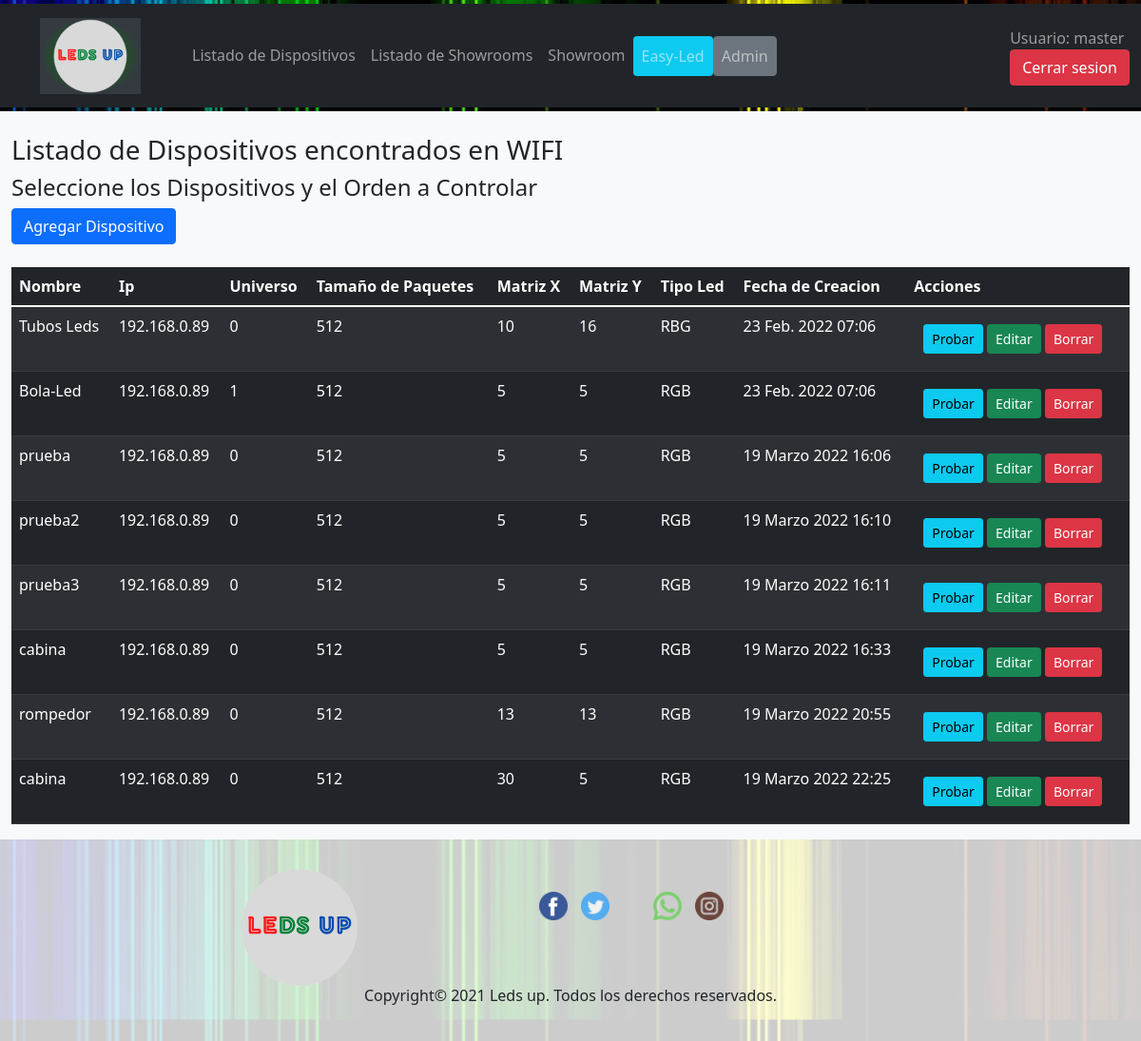
The page /ledsup/lista_dispositivos/ (signed in) on the database as committed earlier.
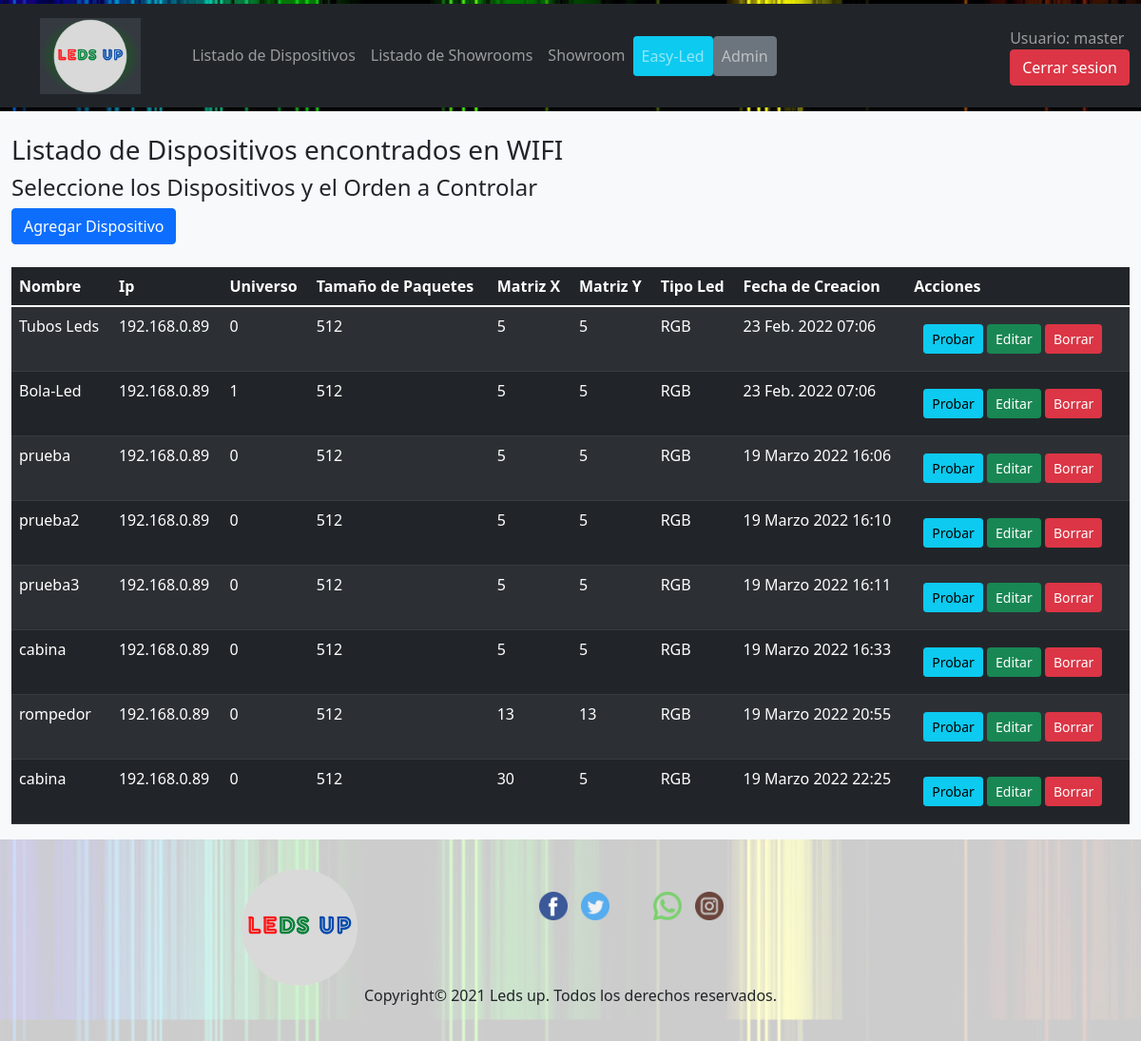
The same page on the database as committed later.
### ledsup/models.py (models this page shows, shortened)
class Dispositivo(models.Model):
    TIPO_LED = [
        ('RGB', 'RGB'),
        ('RBG', 'RBG'),
        ('BRG', 'BRG'),
        ('BGR', 'BGR'),
        ('GRB', 'GRB'),
        ('GBR', 'GBR')
    ]
    usuario = models.ForeignKey(User, on_delete=models.CASCADE)
    nombre_dispositivo = models.CharField(max_length=100)
    numero_ip = models.CharField(max_length=15)
    universo = models.PositiveSmallIntegerField(default=0)
    tamano_paquetes = models.PositiveSmallIntegerField(default=512)
    matriz_x = models.PositiveSmallIntegerField(default=5, validators=[MinValueValidator(5), MaxValueValidator(34)])
    matriz_y = models.PositiveSmallIntegerField(default=5, validators=[MinValueValidator(5), MaxValueValidator(34)])
    fecha_creacion = models.DateTimeField('Fecha de creacion', default=timezone.now)
    patch = models.TextField(max_length=600, default='Sin patch')
    tipo_led = models.CharField(choices=TIPO_LED, max_length=5, default='RGB')

### ledsup/views.py (the view)
# urls.py: path('lista_dispositivos/', views.ListDispositivosPage.as_view(), name='lista_dispositivos'),
class ListDispositivosPage(LoginRequiredMixin, generic.ListView):
    template_name = 'ledsup/lista_dispositivos.html'
    context_object_name = 'listadoDispositivos'
    def get_queryset(self):
        return Dispositivo.objects.get_queryset().filter(
            usuario__email__exact=self.request.user.email)

### web/context_processors.py (called while the page is built)
def get_current_year_to_context(request):
    current_datetime = datetime.datetime.now()
    return {
        'current_year': current_datetime.year
    }

### ledsup/templates/ledsup/lista_dispositivos.html (shortened to what this page needs)
{% extends "ledsup/base_generic.html" %}
{% block content %}
    <div class="container-fluid bg-light">
        {% if user.is_authenticated %}
            <br>
            <h3>Listado de Dispositivos encontrados en WIFI</h3>
            <h4>Seleccione los Dispositivos y el Orden a Controlar</h4>
            <div class="justify-content-end">
                <a class="btn btn-primary" href=" {% url 'ledsup:crear_dispositivo' %}">Agregar Dispositivo </a>
            </div>
            <br>
        {% endif %}
        <div class="table-responsive">
            <table class="table table-dark table-striped">
                <thead>
                    <tr>
                        <th scope="col">Nombre</th>
                        <th scope="col">Ip</th>
                        <th scope="col">Universo</th>
                        <th scope="col">Tamaño de Paquetes</th>
                        <th scope="col">Matriz X</th>
                        <th scope="col">Matriz Y</th>
                        <th scope="col">Tipo Led</th>
                        <th scope="col">Fecha de Creacion</th>
                        <th scope="col">Acciones</th>
                    </tr>
                </thead>
                <tbody>
                        {% for dispositivo in listadoDispositivos %}
                            <tr>
                                <td>{{ dispositivo.nombre_dispositivo }}</td>
                                <td>{{ dispositivo.numero_ip }}</td>
                                <td>{{ dispositivo.universo }}</td>
                                <td>{{ dispositivo.tamano_paquetes }}</td>
                                <td>{{ dispositivo.matriz_x }}</td>
                                <td>{{ dispositivo.matriz_y }}</td>
                                <td>{{ dispositivo.tipo_led }}</td>
                                <td>{{ dispositivo.fecha_creacion }}</td>
                                <td>
                                    <div class="btn-group">
                                        <form action="{% url 'ledsup:probar' %}" method="post">
                                            <button type="submit" class="btn btn-info btn-sm">Probar</button>
                                            <a class="btn btn-success btn-sm" href="{% url 'ledsup:editar_dispositivo' dispositivo.id %}">Editar</a>
                                            <a class="btn btn-danger btn-sm" href="{% url 'ledsup:eliminar_dispositivo' dispositivo.id %}">Borrar</a>
                                        </form>
                                    </div>
                                </td>
                            </tr>
                        {% endfor %}
                </tbody>
            </table>
        </div>
    </div>
{% endblock %}

### ledsup/templates/ledsup/base_generic.html (shortened to what this page needs)
<!DOCTYPE html>
<html lang="en">
  <head>
    {% load static %}
    {% include "ledsup/partials/css.html" %}
  </head>
  <body>
  {% include "ledsup/partials/header.html" %}
  {% block content %}{% endblock %}
  {% include "ledsup/partials/footer.html" %}
  </body>
</html>

### ledsup/templates/ledsup/partials/css.html (shortened to what this page needs)
{% load static %}
    <link rel="stylesheet" type="text/css" href="{% static 'ledsup/css/style.css' %}">
    <link rel="stylesheet" href="{% static 'ledsup/VenoBox/venobox/venobox.css' %}" type="text/css" media="screen" />
    <link href="https://cdn.jsdelivr.net/npm/bootstrap@5.1.3/dist/css/bootstrap.min.css" rel="stylesheet">

### ledsup/templates/ledsup/partials/header.html (shortened to what this page needs)
{% load static %}
      <header class="site-header sticky-top py-1">
        <nav class="navbar justify-content-between navbar-expand-lg navbar-dark bg-dark">
            <div class="container-fluid">
                <a class="navbar-brand" href="#">
                    <img src="{% static 'ledsup/imagenes/iconos/logo.png' %}" id="imagenLogo" alt="logo" class="logoRojo d-inline-block align-text-top"/>
                </a>
                <div class="collapse navbar-collapse" id="navbarScroll">
                    <ul class="navbar-nav mr-auto">
                        <li class="nav-item">
                            <a class="nav-link" href="{% url 'ledsup:lista_dispositivos' %}">
                                Listado de Dispositivos
                            </a>
                        </li>
                        <li class="nav-item">
                            <a class="nav-link" href="{% url 'ledsup:lista_showroom' %}">
                                Listado de Showrooms
                            </a>
                        </li>
                        <li class="nav-item">
                            <a class="nav-link" href="{% url 'ledsup:showroom' %}">
                                Showroom
                            </a>
                        </li>
                        <li class="nav-item">
                            <a class="nav-link bg-info btn" href="{% url 'web:index' %}">
                                Easy-Led
                            </a>
                        </li>
                        {% if user.is_authenticated and user.is_staff %}
                            <li class="nav-item">
                                <a class="nav-link btn-secondary btn" href="{% url 'admin:index' %}">
                                    Admin
                                </a>
                            </li>
                        {% endif %}
                    </ul>
                </div>
                <div class="top-right">
                    {% if user.is_authenticated %}
                        <span class="navbar-text">
                            Usuario: {{ user.get_username }}
                        </span>
                        <br>
                        <a href="{% url 'logout'%}?next={{request.path}}" class="btn btn-danger">Cerrar sesion</a>
                    {% else %}
                        <a href="{% url 'login'%}?next={{request.path}}" class="btn btn-primary">Iniciar sesion</a>
                    {% endif %}
                </div>
            </div>
        </nav>
    </header>

### ledsup/templates/ledsup/partials/footer.html
{% load static %}
<footer>
    <div class="container-fluid">
        <div class="row">
            <div class="offset-2 col-md-2 col-4">
                <img src="{% static 'ledsup/imagenes/iconos/logo.png' %}" class="rounded-circle img-fluid" alt="logo">
            </div>
            <div class="col-md-8 col-10">
                <div class="row redesSociales">
                    <div class="offset-2 col-md-2 col-5">
                            <a href=""><img src="{% static 'ledsup/imagenes/iconos/facebook.png' %}" alt="facebook" class="iconosFooter img-fluid"></a>
                            <a href=""><img src="{% static 'ledsup/imagenes/iconos/gorjeo.png' %}" alt="twitter" class="iconosFooter img-fluid"></a>
                    </div>
                    <div class="col-md-2 col-5">
                            <a href=""><img src="{% static 'ledsup/imagenes/iconos/whatsapp.png' %}" alt="whatsapp" class="iconosFooter img-fluid"></a>
                            <a href=""><img src="{% static 'ledsup/imagenes/iconos/instagram.png' %}" alt="instagram" class="iconosFooter img-fluid"></a>
                    </div>
                </div>
            </div>
        </div>
        <div class="row">
            <div class="col-12">
                <h6 class="text-center">Copyright© 2021 Leds up. Todos los derechos reservados.</h6>
            </div>
        </div>
    </div>
</footer>

### ledsup/templates/ledsup/partials/js.html (shortened to what this page needs)
{% load static %}

### ledsup/static/ledsup/css/style.css (style rules this page uses)
body { background: url('/static/ledsup/imagenes/Fondo.jpg'); background-position: center center; background-repeat: repeat; background-attachment: fixed; background-color: black; }
form { margin: 10px; }
footer { background-color: rgba(255, 255, 255, 0.8); margin-right: auto; margin-left: auto; padding: 30px; }
.iconosFooter { width:40px; padding: 5px; }
.redesSociales { padding: 20px; }
.logoVerde { height: 80px; padding: 1px; margin: 1px 30px; background: -webkit-radial-gradient(closest-side,green,#343a40); }

Rows that differ between the two databases and show on the page:
changed Dispositivo "Tubos Leds": matriz_x "10" → "5"; matriz_y "16" → "5"; tipo_led "RBG" → "RGB"
